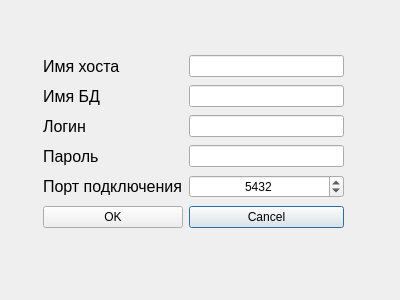
<?xml version="1.0" encoding="UTF-8"?>
<ui version="4.0">
 <class>Dialog</class>
 <widget class="QDialog" name="Dialog">
  <property name="geometry">
   <rect>
    <x>0</x>
    <y>0</y>
    <width>400</width>
    <height>300</height>
   </rect>
  </property>
  <property name="windowTitle">
   <string>Dialog</string>
  </property>
  <widget class="QWidget" name="layoutWidget">
   <property name="geometry">
    <rect>
     <x>43</x>
     <y>53</y>
     <width>301</width>
     <height>181</height>
    </rect>
   </property>
   <layout class="QGridLayout" name="gridLayout">
    <item row="0" column="0" colspan="2">
     <widget class="QLabel" name="label">
      <property name="font">
       <font>
        <pointsize>12</pointsize>
       </font>
      </property>
      <property name="text">
       <string>Имя хоста</string>
      </property>
     </widget>
    </item>
    <item row="0" column="2">
     <widget class="QLineEdit" name="hostLineEdit"/>
    </item>
    <item row="1" column="0" colspan="2">
     <widget class="QLabel" name="label_2">
      <property name="font">
       <font>
        <pointsize>12</pointsize>
       </font>
      </property>
      <property name="text">
       <string>Имя БД</string>
      </property>
     </widget>
    </item>
    <item row="1" column="2">
     <widget class="QLineEdit" name="dbNameLineEdit"/>
    </item>
    <item row="2" column="0">
     <widget class="QLabel" name="label_3">
      <property name="font">
       <font>
        <pointsize>12</pointsize>
       </font>
      </property>
      <property name="text">
       <string>Логин</string>
      </property>
     </widget>
    </item>
    <item row="2" column="2">
     <widget class="QLineEdit" name="loginLineEdit"/>
    </item>
    <item row="3" column="0" colspan="2">
     <widget class="QLabel" name="label_4">
      <property name="font">
       <font>
        <pointsize>12</pointsize>
       </font>
      </property>
      <property name="text">
       <string>Пароль</string>
      </property>
     </widget>
    </item>
    <item row="3" column="2">
     <widget class="QLineEdit" name="passwordLineEdit">
      <property name="echoMode">
       <enum>QLineEdit::Password</enum>
      </property>
     </widget>
    </item>
    <item row="4" column="0" colspan="2">
     <widget class="QLabel" name="label_5">
      <property name="font">
       <font>
        <pointsize>12</pointsize>
       </font>
      </property>
      <property name="text">
       <string>Порт подключения</string>
      </property>
     </widget>
    </item>
    <item row="4" column="2">
     <widget class="QSpinBox" name="portSpinBox">
      <property name="alignment">
       <set>Qt::AlignCenter</set>
      </property>
      <property name="minimum">
       <number>1</number>
      </property>
      <property name="maximum">
       <number>65535</number>
      </property>
      <property name="value">
       <number>5432</number>
      </property>
     </widget>
    </item>
    <item row="5" column="2">
     <widget class="QPushButton" name="cancelButton">
      <property name="text">
       <string>Cancel</string>
      </property>
     </widget>
    </item>
    <item row="5" column="0" colspan="2">
     <widget class="QPushButton" name="okButton">
      <property name="text">
       <string>OK</string>
      </property>
     </widget>
    </item>
   </layout>
  </widget>
 </widget>
 <resources/>
 <connections/>
</ui>
